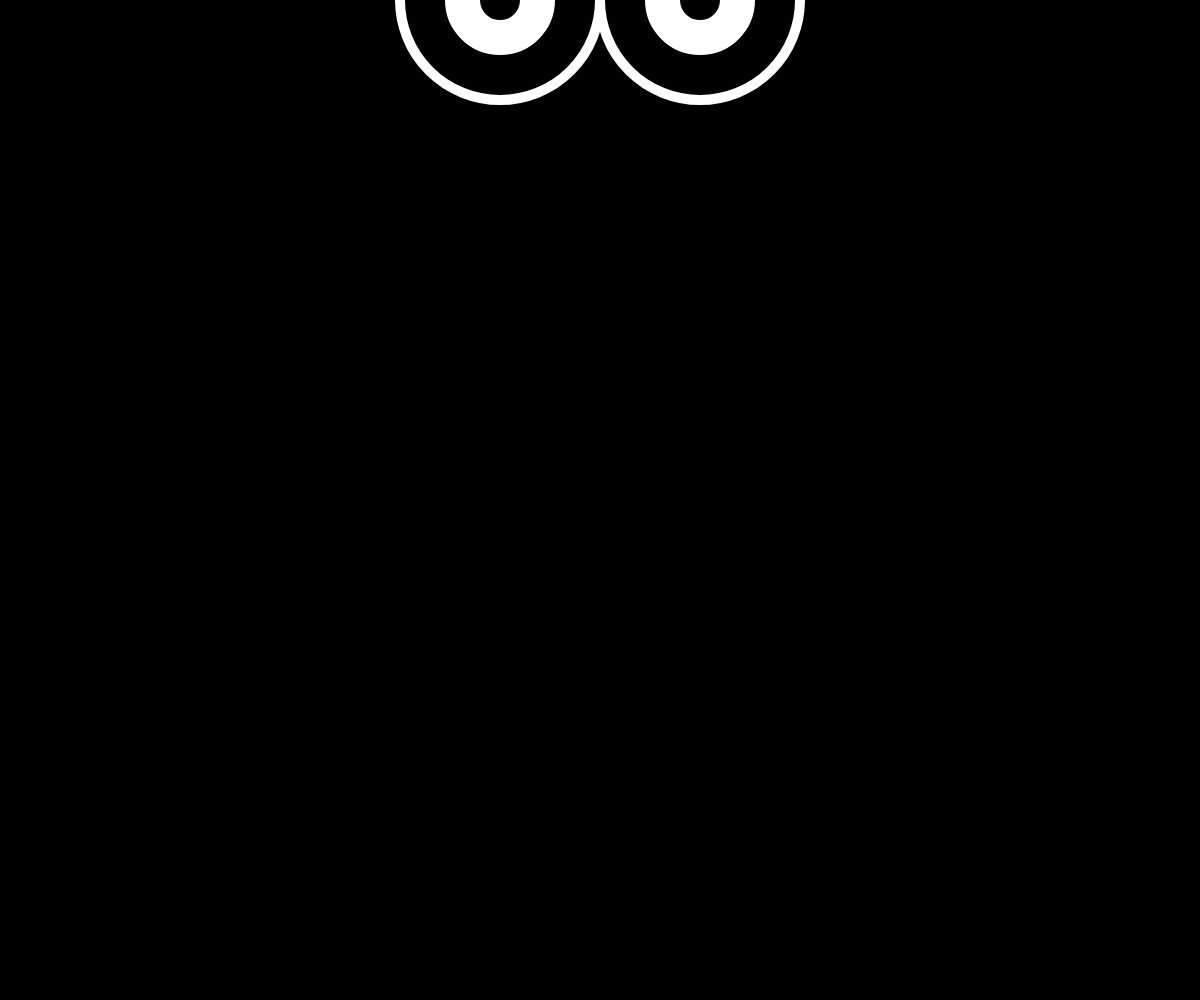
Frame 1 (no input)
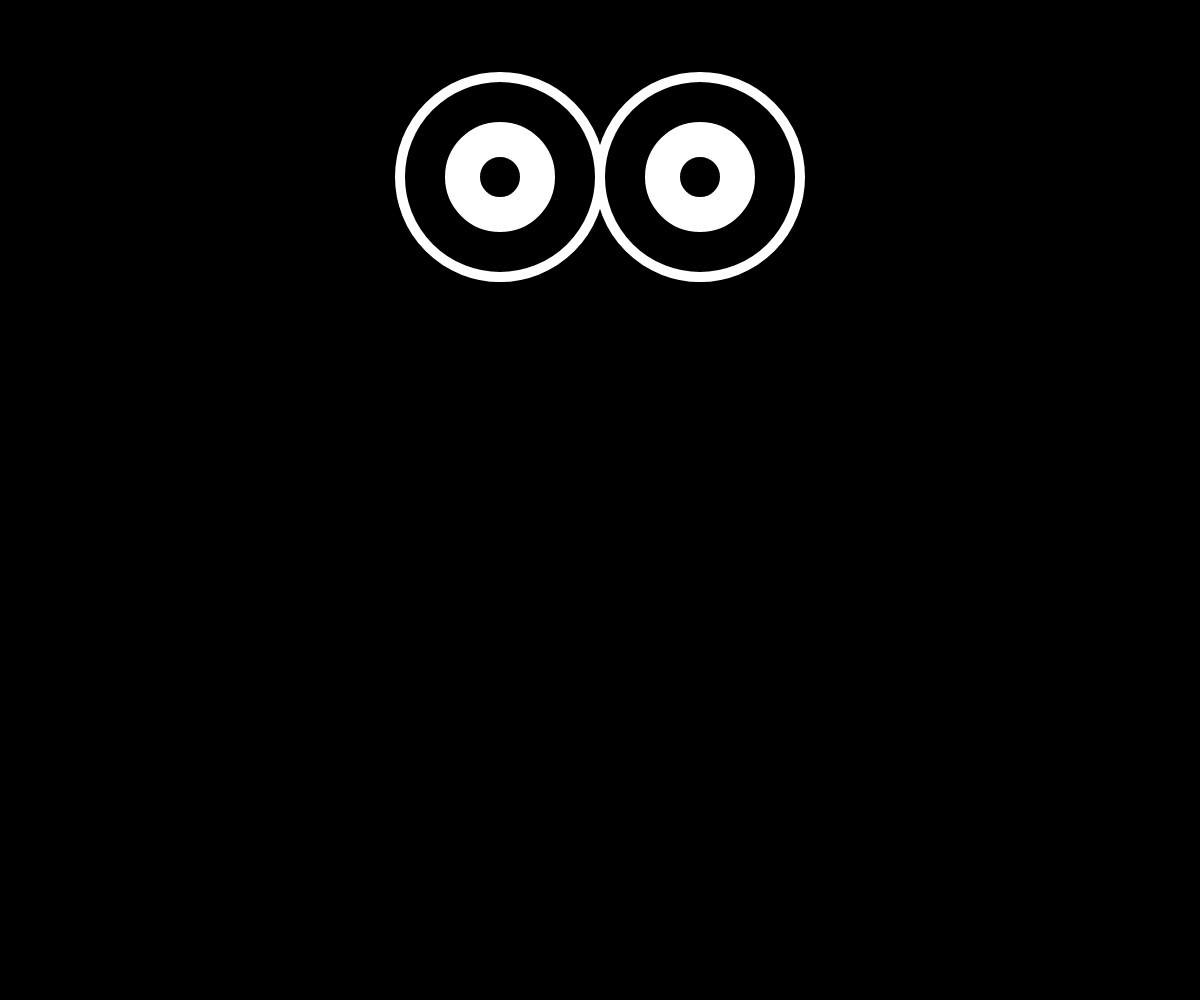
Frame 60 (no input)
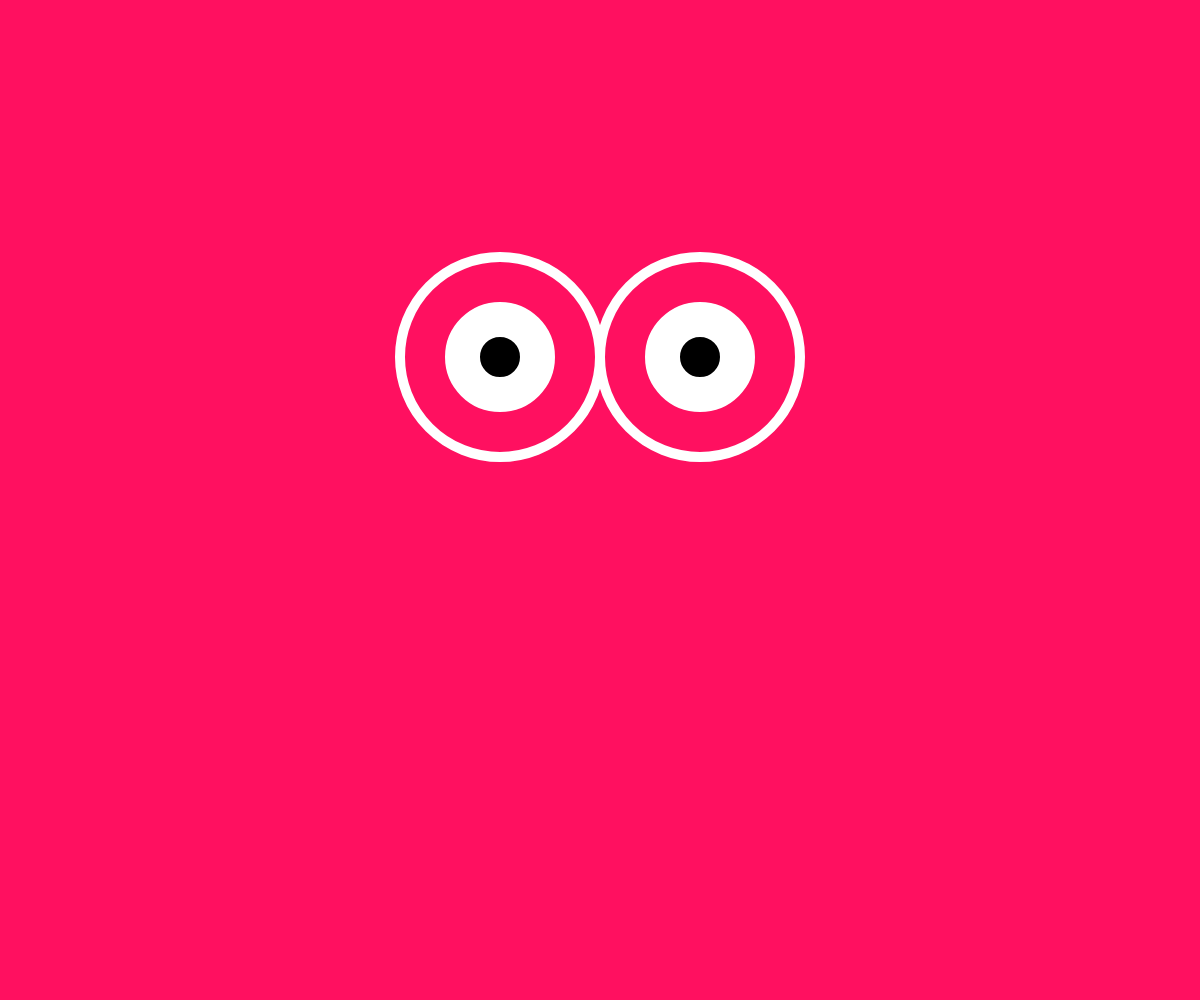
Frame 120 (the mouse pressed at the canvas centre since frame 60)

The p5.js sketch that drew these frames (run headless with seeded random() and noise() and a simulated clock; from frame 60 on, the mouse is pressed at the canvas centre):

// p5.js sketch
// ── sketch.js
var isBright = false;
var x = 0;
var speed = 3;

function setup(){
    createCanvas(windowWidth, windowHeight);
    
    
    
    
}

function draw(){
    if(isBright == false){
        
        background(0);
    
    }else{
        background(255, 16,96);
        
    }
 
     

stroke(255);
strokeWeight(10);

//intersecting eyeballs
//noFill();
//ellipse(x, 400, 400, 400);
//fill(255);
//ellipse(x, 400, 200, 200);
//fill(0);
//ellipse(x, 400, 100, 100);
//
//
//    
//noFill();
//ellipse(800, x, 400, 400);
//fill(255);
//ellipse(800, x, 200, 200);
//fill(0);
//ellipse(800, x, 100, 100);



//connected eyeballs
noFill();
ellipse(500, x, 200, 200);
fill(255);
ellipse(500, x, 100, 100);
fill(0);
ellipse(500, x, 50, 50);
    
    

noFill();
ellipse(700, x, 200, 200);
fill(255);
ellipse(700, x, 100, 100);
fill(0);
ellipse(700, x, 50, 50);



    if (x > width || x < 0) {
    
    speed = speed * -1;
       
}

  x = x + speed;  


}


function mousePressed(){
    
    isBright = !isBright;
    
}
